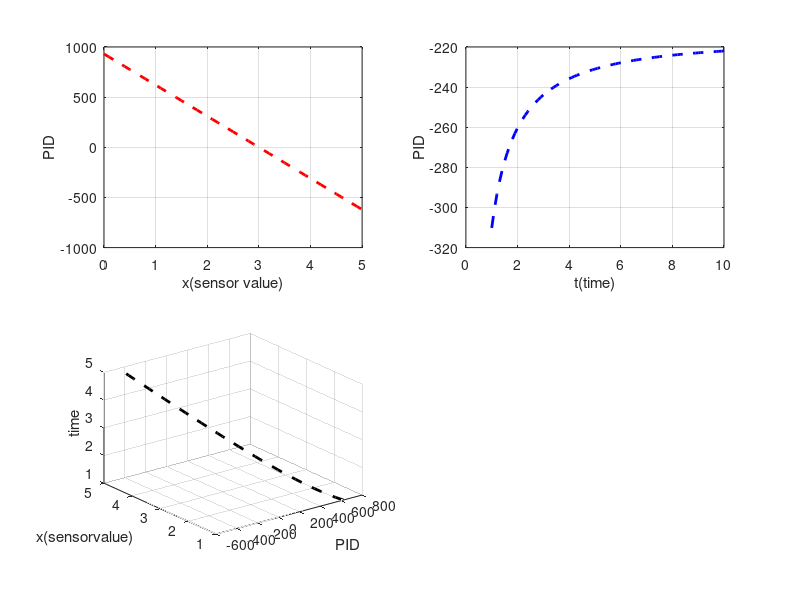

MATLAB code to generate this figure:
% Here the error function used in PID should be a function dependent on time
% But since the error function used in our PID algo is a Function dependent on the X-parameter(value from the read sensor)
% So The PID here is merely a st.line and function in linear of x and t.


% error=setpoint-presentvalue  where the present value is obtained from the read sensor function       
%Kp=210,Ki=0.2,Kd=100
%PID=kp*error+kd*error/t+ki*error*t
  
% Plot of PID with X keeping t=2s
x=[0:.1:5];
t=1;
kp=210;
ki=0.2;
kd=100;
PID=kp.*(3.0-x)+ki.*(3.0-x)*t+kd.*((3.0-x)/t);
subplot(2,2,1)
plot(x,PID,'--r','linewidth',2)
grid on
xlabel('x(sensor value)');
ylabel('PID');


% Plot of PID with t keeping X=3
t=[1:.1:10];
x=4;
kp=210;
ki=0.2;
kd=100;
PID=(kp*(3.0-x))+(ki*(3.0-x)).*t+(kd*(3.0-x))./t;
subplot(2,2,2)
plot(t,PID,'--b','linewidth',2)
grid on
xlabel('t(time)');
ylabel('PID');


% 3D-Plot of PID with t and X
t=[1:.1:5];
x=[1:.1:5];
kp=210;
ki=0.2;
kd=100;
PID=(kp.*(3.0-x))+(ki.*(3.0-x)).*t+(kd.*(3.0-x))./t;
subplot(2,2,3)
plot3(PID,x,t,'--k','linewidth',2)
grid on
xlabel('PID')
ylabel('x(sensorvalue)');
zlabel('time');
